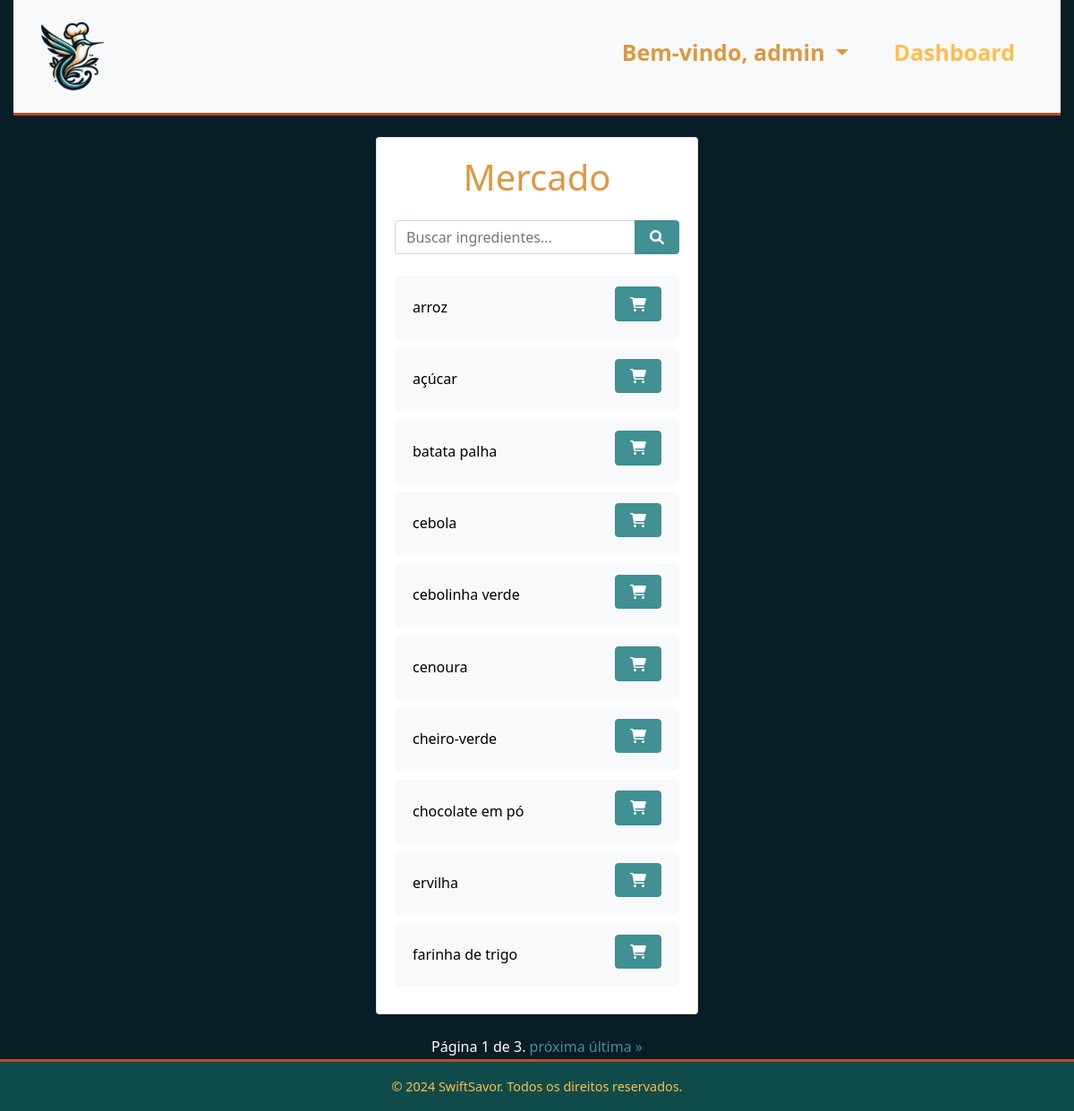
/ingredients/selecionar/ (signed in), run on the app's committed database.
### ingredients/models.py (models this page shows, shortened)
class Ingrediente(models.Model):
    nome = models.CharField(max_length=200)
    user = models.ForeignKey(settings.AUTH_USER_MODEL, on_delete=models.CASCADE, null=True)

### ingredients/views.py (the view, shortened to what this page needs)
# urls.py: path('selecionar/', views.selecionar_ingredientes, name='selecionar_ingredientes'),
@login_required
def selecionar_ingredientes(request):
    current_page = request.GET.get('page', 1)
    usuario_ingredientes = UsuarioIngrediente.objects.filter(usuario=request.user).values_list('ingrediente_id', flat=True)
    query = request.GET.get('q', '')
    ingredientes = Ingrediente.objects.filter(nome__icontains=query).order_by('nome') if query else Ingrediente.objects.all().order_by('nome')
    page = request.GET.get('page', 1)
    paginator = Paginator(ingredientes, 10)
    try:
        ingredientes = paginator.page(page)
    except PageNotAnInteger:
        ingredientes = paginator.page(1)
    except EmptyPage:
        ingredientes = paginator.page(paginator.num_pages)
    return render(request, 'ingredients/selecionar_ingredientes.html', {
        'ingredientes': ingredientes,
        'usuario_ingredientes': usuario_ingredientes,
        'query': query
    })

### ingredients/templates/ingredients/selecionar_ingredientes.html (shortened to what this page needs)
{% extends 'main/base.html' %}
{% block content %}
<div class="container-fluid mt-4 mercado-container">
    <div class="row justify-content-center">
        <div class="col-md-4">
            <div class="card mercado-card">
                <div class="card-body">
                    <h1 class="mb-4 text-center">Mercado</h1>
                    <form method="get" action="" class="mb-3" aria-label="Busca de ingredientes">
                        <div class="input-group">
                            <input type="text" class="form-control" placeholder="Buscar ingredientes..." name="q" value="{{ query }}" aria-label="Buscar ingredientes">
                            <div class="input-group-append">
                                <button class="btn btn-primary btn-pesquisar" type="submit" aria-label="Buscar"><i class="fas fa-search"></i></button>
                            </div>
                        </div>
                    </form>
                    <ul class="list-group mercado-list">
                        {% for ingrediente in ingredientes %}
                            <li class="list-group-item d-flex justify-content-between align-items-center mercado-item">
                                {{ ingrediente.nome }}
                                <form method="post" action="{% url 'selecionar_ingredientes' %}?page={{ ingredientes.number }}" aria-label="Selecionar ingrediente">
                                    <button type="submit" class="btn {% if ingrediente.id in usuario_ingredientes %}btn-remove{% else %}btn-add{% endif %} btn-add-remove" aria-label="Adicionar ou remover do carrinho">
                                        {% if ingrediente.id in usuario_ingredientes %}
                                            <i class="fas fa-trash-alt"></i>
                                        {% else %}
                                            <i class="fas fa-shopping-cart"></i>
                                        {% endif %}
                                    </button>
                                </form>
                            </li>
                        {% endfor %}
                    </ul>
                </div>
            </div>
        </div>
    </div>
</div>
<div class="pagination justify-content-center mt-4 mercado-pagination" aria-label="Navegação de páginas">
    <span class="step-links">
        <span class="current">
            Página {{ ingredientes.number }} de {{ ingredientes.paginator.num_pages }}.
        </span>
        {% if ingredientes.has_next %}
            <a href="?page={{ ingredientes.next_page_number }}{% if query %}&q={{ query }}{% endif %}" class="pagination-link" aria-label="Próxima página">próxima</a>
            <a href="?page={{ ingredientes.paginator.num_pages }}{% if query %}&q={{ query }}{% endif %}" class="pagination-link" aria-label="Última página">última &raquo;</a>
        {% endif %}
    </span>
</div>
{% endblock %}

### main/templates/main/base.html (shortened to what this page needs)
{% load static %}
<!DOCTYPE html>
<html lang="pt-BR">
<head>
    <link rel="stylesheet" href="https://stackpath.bootstrapcdn.com/bootstrap/4.3.1/css/bootstrap.min.css">
    <link rel="stylesheet" href="{% static 'main/css/styles.css' %}">
    <link rel="stylesheet" href="https://cdnjs.cloudflare.com/ajax/libs/font-awesome/5.15.3/css/all.min.css">
    <link rel="stylesheet" href="https://cdnjs.cloudflare.com/ajax/libs/font-awesome/6.0.0/css/all.min.css" />
</head>
<body>
    <div class="container-fluid">
        <nav class="navbar navbar-expand-lg navbar-light bg-light">
            <a href="{% url 'index' %}" class="navbar-brand">
                <img src="{% static 'main/logo.png' %}" alt="SwiftSavor Logo" height="100">
            </a>
            <div class="collapse navbar-collapse justify-content-end" id="navbarNav">
                <ul class="navbar-nav">
                    {% if user.is_authenticated %}
                        <li class="nav-item dropdown">
                            <a class="nav-link dropdown-toggle px3" href="#" id="navbarDropdownUsuario" role="button" data-toggle="dropdown" aria-haspopup="true" aria-expanded="false">
                                Bem-vindo, {{ user.username }}
                            </a>
                        </li>
                        {% if user.is_staff %}
                            <li class="nav-item">
                                <a class="nav-link px3" href="{% url 'admin_dashboard' %}">Dashboard</a>
                            </li>
                        {% endif %}
                    {% endif %}
                </ul>
            </div>
        </nav>
        {% block content %}{% endblock %}
    </div>
    <footer class="footer mt-auto py-3">
        <div class="container-fluid">
            <p class="mb-0 w-100 text-center">&copy; 2024 SwiftSavor. Todos os direitos reservados.</p>
        </div>
    </footer>
</body>
</html>

### main/static/main/css/styles.css (style rules this page uses)
* { margin: 0; padding: 0; box-sizing: border-box; }
body { background-color: #091d27; color: #ffffff; font-family: 'Segoe UI', Tahoma, Geneva, Verdana, sans-serif; font-size: 1rem; line-height: 1.6; min-height: 100vh; display: flex; flex-direction: column; }
a { color: #409094; text-decoration: none; }
.footer { background-color: #0f4c49; color: #ffbe4f; padding: 10px 0; text-align: center; border-top: 3px solid #b84c29; font-size: 0.9rem; }
.navbar { background-color: #409094; border-bottom: 3px solid #b84c29; min-height: 80px; width: 100%; display: flex; justify-content: space-between; align-items: center; }
.navbar .navbar-brand, .navbar .nav-link, .navbar .dropdown-item, .navbar .nav-item.dropdown > .nav-link { color: #de9842; transition: color 0.3s ease-in-out; }
.navbar-nav { align-items: center; display: flex; line-height: 20px; margin-top: auto; margin-bottom: auto; flex-wrap: wrap; }
.navbar-nav > .nav-item { margin-right: 20px; margin-bottom: 10px; }
.navbar .nav-link.px3 { color: #ffbe4f; font-weight: bold; font-size: 25px; text-decoration: none; padding: 0 15px; transition: color 0.3s ease-in-out; }
h1, h2, h3, h4, h5, h6 { color: #de9842; line-height: 1.2; }
.btn { font-size: 1rem; padding: 0.5rem 1rem; height: 2.4rem; text-align: center; display: flex; justify-content: center; align-items: center; margin-bottom: 0.5rem; }
.btn-pesquisar, .btn-favoritos { background-color: #409094; border-color: #409094; }
.mercado-container { margin-top: 40px; }
.mercado-list .list-group-item { border: none; border-radius: 5px; margin-bottom: 10px; background-color: #f8f9fa; }
.mercado-list .list-group-item.mercado-item { color: #000; }
.btn-add { background-color: #409094; border-color: #409094; color: white; }
.list-group-item { display: flex; justify-content: space-between; align-items: center; }

### data on the page
Ingrediente: nome "arroz"
Ingrediente: nome "açúcar"
Ingrediente: nome "batata palha"
Ingrediente: nome "cebola"
Ingrediente: nome "cebolinha verde"
Ingrediente: nome "cenoura"
Ingrediente: nome "cheiro-verde"
Ingrediente: nome "chocolate em pó"
Ingrediente: nome "ervilha"
Ingrediente: nome "farinha de trigo"

### other printed values
{{ user.username }} "admin"
{{ ingredientes.number }} "1"
{{ ingredientes.paginator.num_pages }} "3"
